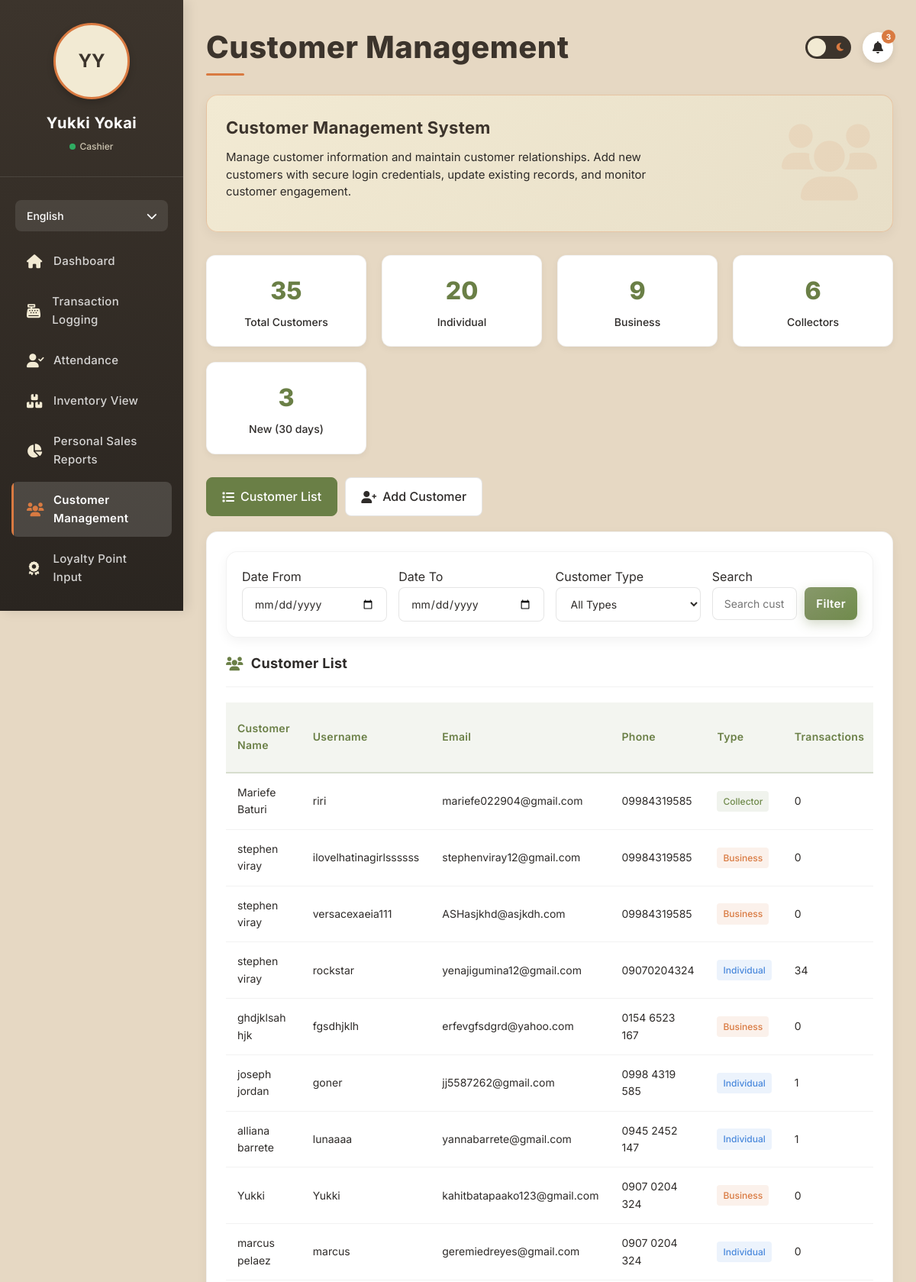
/Employee/customer_management.php (signed in, upper part), run on an earlier commit of the app's database.
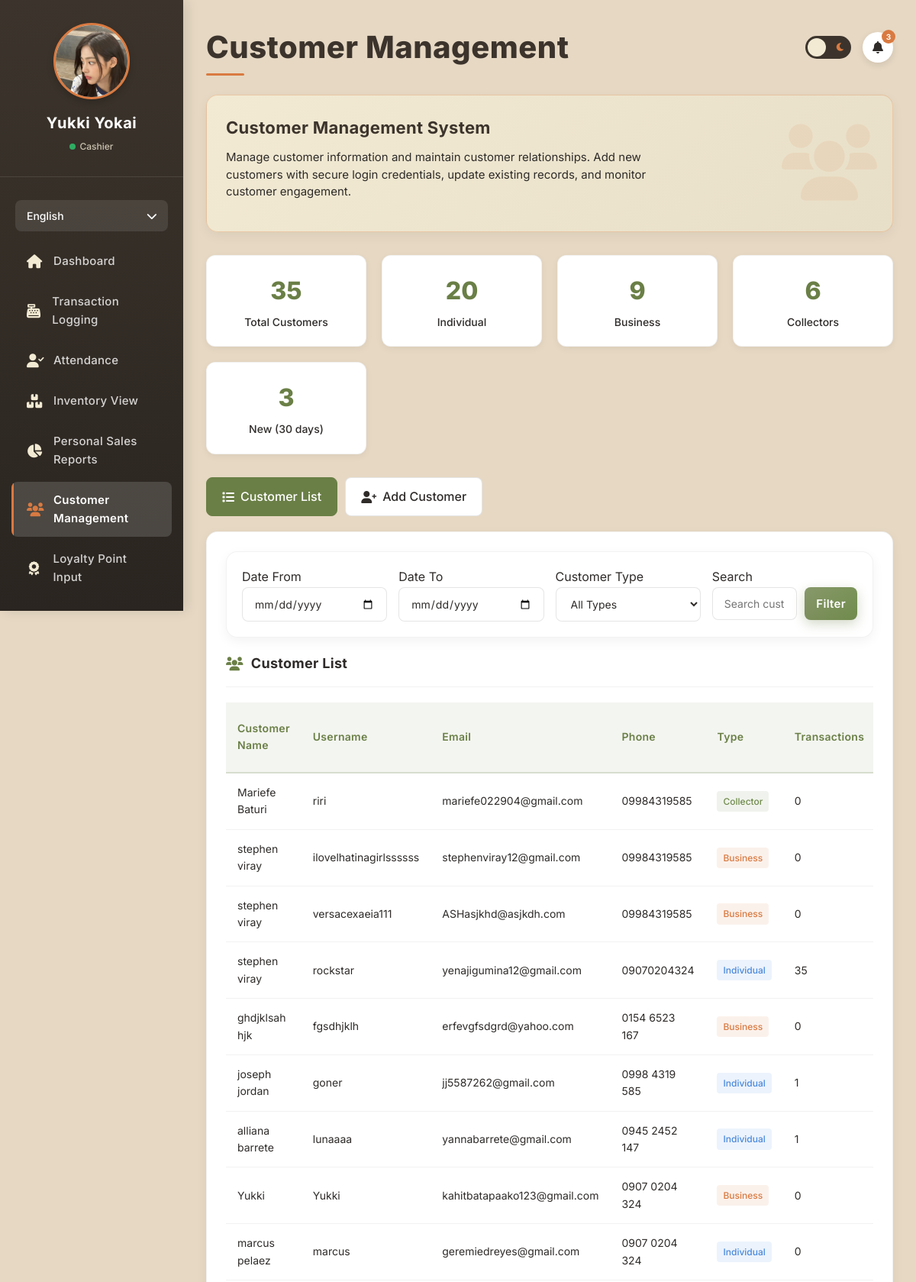
And on a later commit of the database.
### tables this page shows
CREATE TABLE `employees` (
  `id` int(11) NOT NULL AUTO_INCREMENT,
  `first_name` varchar(100) NOT NULL,
  `last_name` varchar(100) NOT NULL,
  `username` varchar(50) NOT NULL,
  `password_hash` varchar(255) NOT NULL,
  `is_verified` tinyint(1) NOT NULL DEFAULT 0,
  `role_id` int(11) NOT NULL,
  `contact_number` varchar(20) DEFAULT NULL,
  `email` varchar(100) DEFAULT NULL,
  `profile_photo` varchar(255) DEFAULT NULL,
  `resume` varchar(255) DEFAULT NULL,
  `is_active` tinyint(1) DEFAULT 1,
  `created_at` timestamp NOT NULL DEFAULT current_timestamp(),
  `updated_at` timestamp NOT NULL DEFAULT current_timestamp() ON UPDATE current_timestamp(),
  `address` text DEFAULT NULL,
  `two_factor_auth` tinyint(1) DEFAULT 0,
  `two_factor_secret` varchar(32) DEFAULT NULL,
  `backup_codes` text DEFAULT NULL,
  `last_login` datetime DEFAULT NULL,
  `reset_token` varchar(64) DEFAULT NULL,
  `reset_token_expires` datetime DEFAULT NULL,
  PRIMARY KEY (`id`),
  UNIQUE KEY `username` (`username`),
  KEY `fk_employee_role` (`role_id`),
  CONSTRAINT `fk_employee_role` FOREIGN KEY (`role_id`) REFERENCES `employee_roles` (`id`)
);

CREATE TABLE `users` (
  `id` int(11) NOT NULL AUTO_INCREMENT,
  `first_name` varchar(50) NOT NULL,
  `last_name` varchar(50) NOT NULL,
  `username` varchar(50) DEFAULT NULL,
  `email` varchar(100) NOT NULL,
  `phone` varchar(20) NOT NULL,
  `address` text NOT NULL,
  `profile_image` varchar(255) DEFAULT NULL,
  `password_hash` varchar(255) NOT NULL,
  `user_type` enum('individual','business','collector') NOT NULL,
  `agreed_terms` tinyint(1) DEFAULT 0,
  `created_at` timestamp NOT NULL DEFAULT current_timestamp(),
  `loyalty_points` int(11) DEFAULT 0,
  `loyalty_tier` enum('bronze','silver','gold','platinum','diamond','ethereal') DEFAULT 'bronze',
  `referral_code` varchar(20) DEFAULT NULL,
  `referred_by` int(11) DEFAULT NULL,
  `is_admin` tinyint(1) DEFAULT 0,
  `last_login` datetime DEFAULT NULL,
  `is_verified` tinyint(1) DEFAULT 0,
  `verification_token` varchar(255) DEFAULT NULL,
  `token_expires_at` datetime DEFAULT NULL,
  `reset_token` varchar(64) DEFAULT NULL,
  `reset_token_expires` datetime DEFAULT NULL,
  `facebook_id` varchar(255) DEFAULT NULL,
  `api_key` varchar(64) DEFAULT NULL,
  `two_factor_auth` tinyint(1) DEFAULT 0,
  `two_factor_secret` varchar(32) DEFAULT NULL,
  PRIMARY KEY (`id`),
  UNIQUE KEY `email` (`email`),
  UNIQUE KEY `username_UNIQUE` (`username`),
  UNIQUE KEY `referral_code_UNIQUE` (`referral_code`),
  UNIQUE KEY `uniq_api_key` (`api_key`),
  KEY `idx_api_key` (`api_key`)
);

CREATE TABLE `employee_roles` (
  `id` int(11) NOT NULL AUTO_INCREMENT,
  `role_name` varchar(50) NOT NULL,
  `description` text DEFAULT NULL,
  `is_active` tinyint(1) DEFAULT 1,
  PRIMARY KEY (`id`)
);

### Employee/customer_management.php (the view, shortened to what the changed rows need)
<?php
require_once 'db_connection.php';
$language = 'en';
$t = $translations[$language];
$employee_id = $_SESSION['employee_id'];
$query = "SELECT e.*, r.role_name
          FROM employees e
          JOIN employee_roles r ON e.role_id = r.id
          WHERE e.id = ?";
$stmt = $conn->prepare($query);
$stmt->bind_param("i", $employee_id);
$stmt->execute();
$result = $stmt->get_result();
$employee = $result->fetch_assoc();
$employee_name = $employee['first_name'] . ' ' . $employee['last_name'];
$employee_role = $employee['role_name'];
$customers_per_page = 10;
$current_page = isset($_GET['page']) ? max(1, intval($_GET['page'])) : 1;
$offset = ($current_page - 1) * $customers_per_page;
$customers_query = "SELECT u.*,
                   COUNT(DISTINCT t.id) as total_transactions,
                   COALESCE(SUM(t.amount), 0) as total_spent,
                   MAX(t.created_at) as last_transaction
                   FROM users u
                   LEFT JOIN transactions t ON u.id = t.user_id
                   WHERE 1=1";
$params = [];
$types = "";
$customers_query .= " GROUP BY u.id ORDER BY u.created_at DESC LIMIT ? OFFSET ?";
$params[] = $customers_per_page;
$params[] = $offset;
$types .= "ii";
$customers_stmt = $conn->prepare($customers_query);
if (!empty($params)) {
    $customers_stmt->bind_param($types, ...$params);
}
$customers_stmt->execute();
$customers_result = $customers_stmt->get_result();
$customers = $customers_result->fetch_all(MYSQLI_ASSOC);
?>
<!DOCTYPE html>
<html lang="en">
<head>
    <link rel="stylesheet" href="https://cdnjs.cloudflare.com/ajax/libs/font-awesome/6.0.0-beta3/css/all.min.css">
</head>
<body>
    <div class="sidebar" id="sidebar">
        <div class="sidebar-header">
            <div class="user-avatar">
                <?php if (!empty($employee['profile_photo']) && file_exists($employee['profile_photo'])): ?>
                    <img src="<?php echo htmlspecialchars($employee['profile_photo']); ?>" alt="Profile">
                <?php else: ?>
                    <?php echo strtoupper(substr($employee['first_name'], 0, 1) . substr($employee['last_name'], 0, 1)); ?>
                <?php endif; ?>
            </div>
            <div class="user-name"><?php echo htmlspecialchars($employee_name); ?></div>
            <div class="user-status">
                <span class="status-indicator"></span>
                <span><?php echo htmlspecialchars($employee_role); ?></span>
            </div>
        </div>
    </div>
    <div class="main-content">
        <div class="header">
            <h1 class="page-title"><?php echo $t['customer_management']; ?></h1>
        </div>
        <div class="welcome-banner">
            <div class="welcome-content">
                <h2><?php echo $t['customer_management_system']; ?></h2>
            </div>
        </div>
        <div id="customer-list" class="dashboard-card">
            <div class="card-header">
                <h2 class="card-title"><i class="fas fa-users"></i> <?php echo $t['customer_list']; ?></h2>
            </div>
            <?php if (!empty($customers)): ?>
                <div class="table-responsive">
                    <table>
                        <thead>
                            <tr>
                                <th><?php echo $t['customer_name']; ?></th>
                                <th><?php echo $t['username']; ?></th>
                                <th><?php echo $t['email']; ?></th>
                                <th><?php echo $t['phone']; ?></th>
                                <th><?php echo $t['type']; ?></th>
                                <th><?php echo $t['transactions']; ?></th>
                            </tr>
                        </thead>
                        <tbody>
                            <?php foreach ($customers as $customer): ?>
                                <tr>
                                    <td><?php echo htmlspecialchars($customer['first_name'] . ' ' . $customer['last_name']); ?></td>
                                    <td><?php echo htmlspecialchars($customer['username'] ?? 'N/A'); ?></td>
                                    <td><?php echo htmlspecialchars($customer['email']); ?></td>
                                    <td><?php echo htmlspecialchars($customer['phone']); ?></td>
                                    <td>
                                        <span class="badge badge-<?php echo $customer['user_type']; ?>">
                                            <?php echo ucfirst($customer['user_type']); ?>
                                        </span>
                                    </td>
                                    <td><?php echo number_format($customer['total_transactions']); ?></td>
                                </tr>
                            <?php endforeach; ?>
                        </tbody>
                    </table>
                </div>
            <?php endif; ?>
        </div>
    </div>
</body>
</html>

What changed in the data, as far as the page shows it:
changed employees "Yukki Yokai": profile_photo: picture added; first_name+last_name "YY" → (not shown)
changed users "rockstar": total_transactions "34" → "35"
